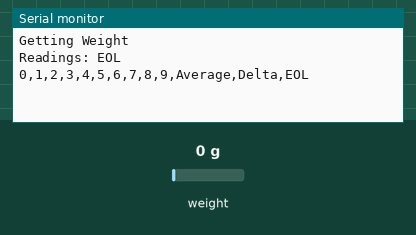
Bench run of a sketch on a simulated Arduino Uno, built with avr-gcc and run on an emulated ATmega328P. On the bench: the last lines printed to the serial monitor. Inputs (shaded band) come from the test bench; at power-on: weight on the scale 0 g.

Above: at 2.2 s.
2.3 s: weight on the scale set to 1250 g
At 5.0 s:
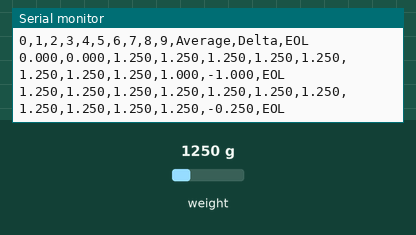
5.3 s: weight on the scale set to 100 g
At 6.4 s:
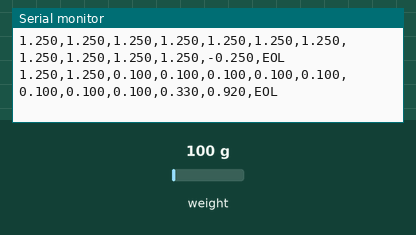

Measured:
- after the input at 2.3 s, the serial monitor: prints a new line after 0.71 s (image 1)
- after the input at 5.3 s, the serial monitor: prints a new line after 0.75 s (image 2)

The sketch:

RingArrayDelta.ino
```cpp
#include "HX711.h"


//This value is obtained using the SparkFun_HX711_Calibration sketch
//#define calibration_factor 96670.00 //ORIGINAL TEST STAND
#define calibration_factor 97420.00 //SQUIRREL TEST SETUP 8/24/19

#define DOUT  3
#define CLK  2


const int arraySize = 10;
float weight[arraySize];
float weightReading;
int ringIndex = 0;
int startIndex = 0;
int endIndex = arraySize - 1;

float sum = 0;
float avgArray1 = 0;
float avgArray2 = 0;
int i = 0;

float delta = 0.25;
float calculatedDelta;
long count = 0;


HX711 scale;

void setup() {
  Serial.begin(9600);
  Serial.println("Getting Weight");

  scale.begin(DOUT, CLK);
  scale.set_scale(calibration_factor); //This value is obtained by using the SparkFun_HX711_Calibration sketch
  scale.tare(); //Assuming there is no weight on the scale at start up, reset the scale to 0

  Serial.println();
  Serial.println("Readings: EOL");
  Serial.println("0,1,2,3,4,5,6,7,8,9,Average,Delta,EOL");
}

void loop() {  //sampling block

  weightReading = scale.get_units();
  weight[ringIndex] = weightReading;
  sum = sum + weightReading;
  ringIndex++;

  if (ringIndex > endIndex) {         //end ring block
    ringIndex = startIndex;
    avgArray1 = sum / arraySize;
    calculatedDelta = avgArray2 - avgArray1;

    String dataToSend = "";
    if (abs(calculatedDelta) >= delta) {        //communication block with delta
      for (int i = 0; i < arraySize; i++) {
        dataToSend += String(weight[i],3);
        dataToSend += ",";
//        Serial.print(weight[i], 3);
//        Serial.print(",");
      }
      dataToSend += String(avgArray1,3);
      dataToSend += ",";
//      Serial.print(avgArray1, 3);
//      Serial.print(",");
      dataToSend += String(calculatedDelta,3);
//      Serial.print(calculatedDelta);
//      Serial.print(",");
//      Serial.print(count);
      dataToSend += ",EOL";
      Serial.println(dataToSend);
    }

    avgArray2 = avgArray1;
    sum = 0;
    count++;

  }
}
```
